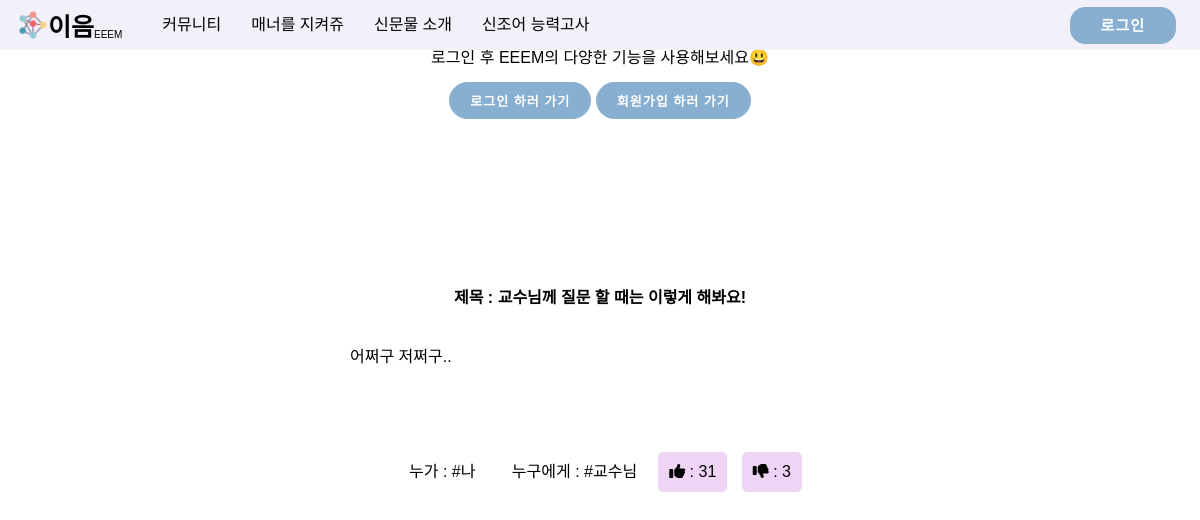
Before: /manner/detail/1 with the older database file.
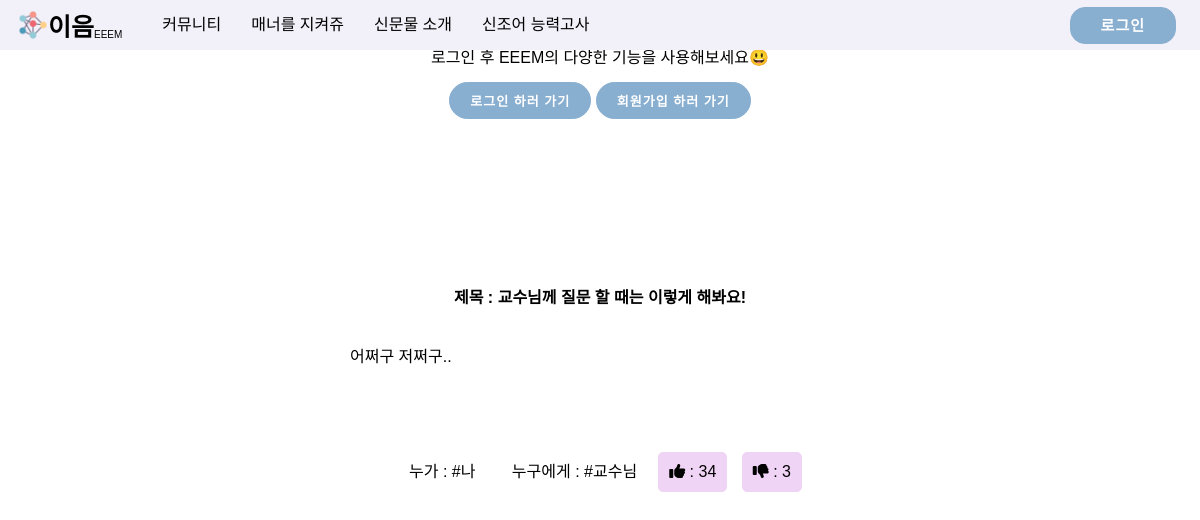
After: the same page with the newer database file.
### main/models.py (models this page shows)
class manner(models.Model):
    text = models.CharField(max_length=18)
    like = models.IntegerField()
    dis_like = models.IntegerField()
    hashtag_me = models.CharField(max_length=20)
    hashtag_you = models.CharField(max_length=20)
    hashtag_situation = models.CharField(max_length=500)

### main/views.py (the view)
# urls.py: path('manner/detail/<str:id>', views.mannersDetail, name='mannersDetail'),
def mannersDetail(request, id):
    manner_detail = get_object_or_404(manner, pk=id)
    return render(request, "mannersDetail.html", {"mannersdetail": manner_detail})

### main/templates/mannersDetail.html (shortened to what this page needs)
{% extends 'base.html' %}{% load static %} {% block content %}
<link rel="stylesheet" href='{% static "css/mannersDetail.css" %}'>
<body>
  <div class="mannersDetail__box">
    <h3>제목 : {{mannersdetail.text}}</h3>
    <div class="mannersDetail__box--situation">
      <p>{{mannersdetail.hashtag_situation}}</p>
    </div>
    <div class="mannersDetail__box--tag">
      <div class="mannersDetail__box--tag--hashtag">
        <span>누가 : {{mannersdetail.hashtag_me}}</span>
        <span>누구에게 : {{mannersdetail.hashtag_you}}</span>
      </div>
      <div class="mannersDetail__box--tag--like">
        <button onclick="location.href = '{% url 'mannerLikeUp' mannersdetail.id %}'"><i class="fas fa-thumbs-up"></i> : {{mannersdetail.like}}</button>
        <button onclick="location.href = '{% url 'mannerDisLikeUp' mannersdetail.id %}'"><i class="fas fa-thumbs-down"></i> : {{mannersdetail.dis_like}}</button>
      </div>
    </div>
  </div>
</body>
</html>
{% endblock %}

Changed rows visible on the page:
changed manner "교수님께 질문 할 때는 이렇게 해봐요!": like "31" → "34"
